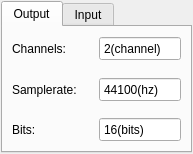
<?xml version="1.0" encoding="UTF-8"?>
<ui version="4.0">
 <class>WasapiFormatDialogui</class>
 <widget class="QFrame" name="WasapiFormatDialogui">
  <property name="geometry">
   <rect>
    <x>0</x>
    <y>0</y>
    <width>193</width>
    <height>154</height>
   </rect>
  </property>
  <property name="windowTitle">
   <string>Frame</string>
  </property>
  <layout class="QHBoxLayout" name="horizontalLayout">
   <property name="leftMargin">
    <number>1</number>
   </property>
   <property name="topMargin">
    <number>1</number>
   </property>
   <property name="rightMargin">
    <number>1</number>
   </property>
   <property name="bottomMargin">
    <number>1</number>
   </property>
   <item>
    <widget class="QTabWidget" name="tabWidget">
     <property name="currentIndex">
      <number>0</number>
     </property>
     <widget class="QWidget" name="tab">
      <attribute name="title">
       <string>Output</string>
      </attribute>
      <layout class="QVBoxLayout" name="verticalLayout">
       <item>
        <layout class="QGridLayout" name="gridLayout_2" rowstretch="1,1,1,1,1" columnstretch="1,1">
         <property name="spacing">
          <number>5</number>
         </property>
         <item row="2" column="1">
          <widget class="QDoubleSpinBox" name="doubleSpinBox_2">
           <property name="sizePolicy">
            <sizepolicy hsizetype="Minimum" vsizetype="Minimum">
             <horstretch>0</horstretch>
             <verstretch>0</verstretch>
            </sizepolicy>
           </property>
           <property name="minimumSize">
            <size>
             <width>80</width>
             <height>25</height>
            </size>
           </property>
           <property name="maximumSize">
            <size>
             <width>16777215</width>
             <height>25</height>
            </size>
           </property>
           <property name="buttonSymbols">
            <enum>QAbstractSpinBox::NoButtons</enum>
           </property>
           <property name="suffix">
            <string>(hz)</string>
           </property>
           <property name="decimals">
            <number>0</number>
           </property>
           <property name="minimum">
            <double>100.000000000000000</double>
           </property>
           <property name="maximum">
            <double>96000.000000000000000</double>
           </property>
           <property name="singleStep">
            <double>100.000000000000000</double>
           </property>
           <property name="value">
            <double>44100.000000000000000</double>
           </property>
          </widget>
         </item>
         <item row="1" column="0" colspan="2">
          <spacer name="verticalSpacer">
           <property name="orientation">
            <enum>Qt::Vertical</enum>
           </property>
           <property name="sizeHint" stdset="0">
            <size>
             <width>20</width>
             <height>40</height>
            </size>
           </property>
          </spacer>
         </item>
         <item row="0" column="0">
          <widget class="QLabel" name="label">
           <property name="sizePolicy">
            <sizepolicy hsizetype="Minimum" vsizetype="Minimum">
             <horstretch>0</horstretch>
             <verstretch>0</verstretch>
            </sizepolicy>
           </property>
           <property name="minimumSize">
            <size>
             <width>80</width>
             <height>25</height>
            </size>
           </property>
           <property name="maximumSize">
            <size>
             <width>16777215</width>
             <height>25</height>
            </size>
           </property>
           <property name="text">
            <string>Channels: </string>
           </property>
          </widget>
         </item>
         <item row="4" column="1">
          <widget class="QDoubleSpinBox" name="doubleSpinBox_3">
           <property name="sizePolicy">
            <sizepolicy hsizetype="Minimum" vsizetype="Minimum">
             <horstretch>0</horstretch>
             <verstretch>0</verstretch>
            </sizepolicy>
           </property>
           <property name="minimumSize">
            <size>
             <width>80</width>
             <height>25</height>
            </size>
           </property>
           <property name="maximumSize">
            <size>
             <width>16777215</width>
             <height>25</height>
            </size>
           </property>
           <property name="buttonSymbols">
            <enum>QAbstractSpinBox::NoButtons</enum>
           </property>
           <property name="suffix">
            <string>(bits)</string>
           </property>
           <property name="decimals">
            <number>0</number>
           </property>
           <property name="minimum">
            <double>8.000000000000000</double>
           </property>
           <property name="maximum">
            <double>32.000000000000000</double>
           </property>
           <property name="singleStep">
            <double>1.000000000000000</double>
           </property>
           <property name="value">
            <double>16.000000000000000</double>
           </property>
          </widget>
         </item>
         <item row="4" column="0">
          <widget class="QLabel" name="label_3">
           <property name="sizePolicy">
            <sizepolicy hsizetype="Minimum" vsizetype="Minimum">
             <horstretch>0</horstretch>
             <verstretch>0</verstretch>
            </sizepolicy>
           </property>
           <property name="minimumSize">
            <size>
             <width>80</width>
             <height>25</height>
            </size>
           </property>
           <property name="maximumSize">
            <size>
             <width>16777215</width>
             <height>25</height>
            </size>
           </property>
           <property name="text">
            <string>Bits: </string>
           </property>
          </widget>
         </item>
         <item row="2" column="0">
          <widget class="QLabel" name="label_2">
           <property name="sizePolicy">
            <sizepolicy hsizetype="Minimum" vsizetype="Minimum">
             <horstretch>0</horstretch>
             <verstretch>0</verstretch>
            </sizepolicy>
           </property>
           <property name="minimumSize">
            <size>
             <width>80</width>
             <height>25</height>
            </size>
           </property>
           <property name="maximumSize">
            <size>
             <width>16777215</width>
             <height>25</height>
            </size>
           </property>
           <property name="text">
            <string>Samplerate: </string>
           </property>
          </widget>
         </item>
         <item row="0" column="1">
          <widget class="QDoubleSpinBox" name="doubleSpinBox">
           <property name="sizePolicy">
            <sizepolicy hsizetype="Minimum" vsizetype="Minimum">
             <horstretch>0</horstretch>
             <verstretch>0</verstretch>
            </sizepolicy>
           </property>
           <property name="minimumSize">
            <size>
             <width>80</width>
             <height>25</height>
            </size>
           </property>
           <property name="maximumSize">
            <size>
             <width>16777215</width>
             <height>25</height>
            </size>
           </property>
           <property name="buttonSymbols">
            <enum>QAbstractSpinBox::NoButtons</enum>
           </property>
           <property name="suffix">
            <string>(channel)</string>
           </property>
           <property name="decimals">
            <number>0</number>
           </property>
           <property name="minimum">
            <double>1.000000000000000</double>
           </property>
           <property name="maximum">
            <double>10.000000000000000</double>
           </property>
           <property name="value">
            <double>2.000000000000000</double>
           </property>
          </widget>
         </item>
         <item row="3" column="0" colspan="2">
          <spacer name="verticalSpacer_2">
           <property name="orientation">
            <enum>Qt::Vertical</enum>
           </property>
           <property name="sizeHint" stdset="0">
            <size>
             <width>20</width>
             <height>40</height>
            </size>
           </property>
          </spacer>
         </item>
        </layout>
       </item>
      </layout>
     </widget>
     <widget class="QWidget" name="tab_2">
      <attribute name="title">
       <string>Input</string>
      </attribute>
      <layout class="QVBoxLayout" name="verticalLayout_2">
       <item>
        <layout class="QGridLayout" name="gridLayout_3" rowstretch="1,1,1,1,1" columnstretch="1,1">
         <property name="spacing">
          <number>5</number>
         </property>
         <item row="2" column="0">
          <widget class="QLabel" name="label_6">
           <property name="sizePolicy">
            <sizepolicy hsizetype="Minimum" vsizetype="Minimum">
             <horstretch>0</horstretch>
             <verstretch>0</verstretch>
            </sizepolicy>
           </property>
           <property name="minimumSize">
            <size>
             <width>80</width>
             <height>25</height>
            </size>
           </property>
           <property name="maximumSize">
            <size>
             <width>16777215</width>
             <height>25</height>
            </size>
           </property>
           <property name="text">
            <string>Samplerate: </string>
           </property>
          </widget>
         </item>
         <item row="2" column="1">
          <widget class="QDoubleSpinBox" name="doubleSpinBox_5">
           <property name="sizePolicy">
            <sizepolicy hsizetype="Minimum" vsizetype="Minimum">
             <horstretch>0</horstretch>
             <verstretch>0</verstretch>
            </sizepolicy>
           </property>
           <property name="minimumSize">
            <size>
             <width>80</width>
             <height>25</height>
            </size>
           </property>
           <property name="maximumSize">
            <size>
             <width>16777215</width>
             <height>25</height>
            </size>
           </property>
           <property name="buttonSymbols">
            <enum>QAbstractSpinBox::NoButtons</enum>
           </property>
           <property name="suffix">
            <string>(hz)</string>
           </property>
           <property name="decimals">
            <number>0</number>
           </property>
           <property name="minimum">
            <double>100.000000000000000</double>
           </property>
           <property name="maximum">
            <double>96000.000000000000000</double>
           </property>
           <property name="singleStep">
            <double>100.000000000000000</double>
           </property>
           <property name="value">
            <double>44100.000000000000000</double>
           </property>
          </widget>
         </item>
         <item row="3" column="0" colspan="2">
          <spacer name="verticalSpacer_4">
           <property name="orientation">
            <enum>Qt::Vertical</enum>
           </property>
           <property name="sizeHint" stdset="0">
            <size>
             <width>20</width>
             <height>40</height>
            </size>
           </property>
          </spacer>
         </item>
         <item row="1" column="0" colspan="2">
          <spacer name="verticalSpacer_3">
           <property name="orientation">
            <enum>Qt::Vertical</enum>
           </property>
           <property name="sizeHint" stdset="0">
            <size>
             <width>20</width>
             <height>40</height>
            </size>
           </property>
          </spacer>
         </item>
         <item row="0" column="1">
          <widget class="QDoubleSpinBox" name="doubleSpinBox_4">
           <property name="sizePolicy">
            <sizepolicy hsizetype="Minimum" vsizetype="Minimum">
             <horstretch>0</horstretch>
             <verstretch>0</verstretch>
            </sizepolicy>
           </property>
           <property name="minimumSize">
            <size>
             <width>80</width>
             <height>25</height>
            </size>
           </property>
           <property name="maximumSize">
            <size>
             <width>16777215</width>
             <height>25</height>
            </size>
           </property>
           <property name="buttonSymbols">
            <enum>QAbstractSpinBox::NoButtons</enum>
           </property>
           <property name="suffix">
            <string>(channel)</string>
           </property>
           <property name="decimals">
            <number>0</number>
           </property>
           <property name="minimum">
            <double>1.000000000000000</double>
           </property>
           <property name="maximum">
            <double>10.000000000000000</double>
           </property>
           <property name="value">
            <double>2.000000000000000</double>
           </property>
          </widget>
         </item>
         <item row="4" column="0">
          <widget class="QLabel" name="label_5">
           <property name="sizePolicy">
            <sizepolicy hsizetype="Minimum" vsizetype="Minimum">
             <horstretch>0</horstretch>
             <verstretch>0</verstretch>
            </sizepolicy>
           </property>
           <property name="minimumSize">
            <size>
             <width>80</width>
             <height>25</height>
            </size>
           </property>
           <property name="maximumSize">
            <size>
             <width>16777215</width>
             <height>25</height>
            </size>
           </property>
           <property name="text">
            <string>Bits: </string>
           </property>
          </widget>
         </item>
         <item row="0" column="0">
          <widget class="QLabel" name="label_4">
           <property name="sizePolicy">
            <sizepolicy hsizetype="Minimum" vsizetype="Minimum">
             <horstretch>0</horstretch>
             <verstretch>0</verstretch>
            </sizepolicy>
           </property>
           <property name="minimumSize">
            <size>
             <width>80</width>
             <height>25</height>
            </size>
           </property>
           <property name="maximumSize">
            <size>
             <width>16777215</width>
             <height>25</height>
            </size>
           </property>
           <property name="text">
            <string>Channels: </string>
           </property>
          </widget>
         </item>
         <item row="4" column="1">
          <widget class="QDoubleSpinBox" name="doubleSpinBox_6">
           <property name="sizePolicy">
            <sizepolicy hsizetype="Minimum" vsizetype="Minimum">
             <horstretch>0</horstretch>
             <verstretch>0</verstretch>
            </sizepolicy>
           </property>
           <property name="minimumSize">
            <size>
             <width>80</width>
             <height>25</height>
            </size>
           </property>
           <property name="maximumSize">
            <size>
             <width>16777215</width>
             <height>25</height>
            </size>
           </property>
           <property name="buttonSymbols">
            <enum>QAbstractSpinBox::NoButtons</enum>
           </property>
           <property name="suffix">
            <string>(bits)</string>
           </property>
           <property name="decimals">
            <number>0</number>
           </property>
           <property name="minimum">
            <double>8.000000000000000</double>
           </property>
           <property name="maximum">
            <double>32.000000000000000</double>
           </property>
           <property name="value">
            <double>16.000000000000000</double>
           </property>
          </widget>
         </item>
        </layout>
       </item>
      </layout>
     </widget>
    </widget>
   </item>
  </layout>
 </widget>
 <resources/>
 <connections/>
</ui>
